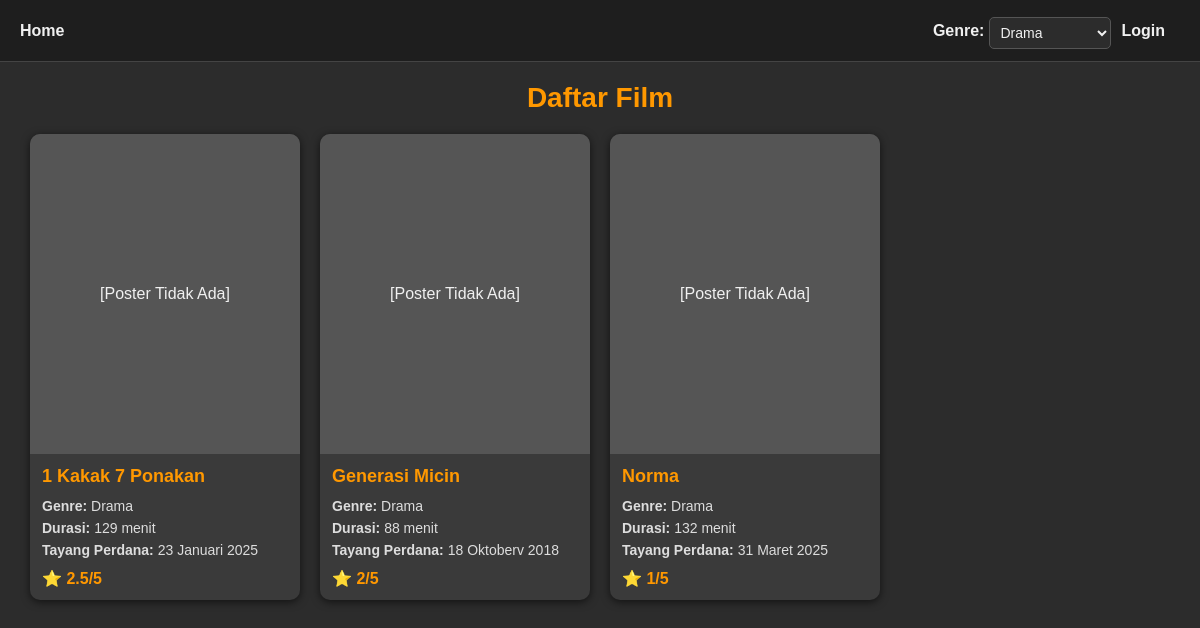
/index.php?genre=Drama, run on the app's committed database.
### tables this page shows
CREATE TABLE films(
id INTEGER PRIMARY KEY AUTOINCREMENT,
judul TEXT NOT NULL,
genre TEXT NOT NULL,
durasi TEXT NOT NULL,
jadwal TEXT NOT NULL,
sinopsis TEXT,
poster TEXT,
trailer TEXT
);

### index.php (the view, shortened to what this page needs)
<?php
    $db = new PDO("sqlite:listfilm.db");
    $filter_genre = $_GET['genre'] ?? '';
    $query = "SELECT * FROM films";
    $params = [];
    if ($filter_genre) {
        $query .= " WHERE genre = :genre";
        $params[':genre'] = $filter_genre;
    }
    $stmt = $db->prepare($query);
    $stmt->execute($params);
    $films = $stmt->fetchAll(PDO::FETCH_ASSOC);
    $ratings = [];
    $stmt = $db->query("SELECT * FROM ratings");
    while ($row = $stmt->fetch(PDO::FETCH_ASSOC)) {
        $ratings[$row['film_id']][] = $row;
    }
    $avgRatings = [];
    foreach ($films as $f) {
        if (!empty($ratings[$f['id']])) {
            $sum = array_sum(array_column($ratings[$f['id']], 'rating'));
            $avgRatings[$f['id']] = $sum / count($ratings[$f['id']]);
        } else {
            $avgRatings[$f['id']] = 0;
        }
    }
    usort($films, function($a, $b) use ($avgRatings) {
        return $avgRatings[$b['id']] <=> $avgRatings[$a['id']];
    });
    $genreList = $db->query("SELECT DISTINCT genre FROM films ORDER BY genre ASC")->fetchAll(PDO::FETCH_COLUMN);
?>
<!DOCTYPE html>
<html lang="id">
<head>
</head>
<body>
<div class="topbar">
    <div>
        <a href="index.php">Home</a>
    </div>
    <div style="display:flex; align-items:center; gap:10px;">
        <form method="get" style="margin:0; display:flex; align-items:center; gap:5px;">
            <label style="font-weight:bold; color:#f0f0f0;">Genre:</label>
            <select name="genre" onchange="this.form.submit()">
                <?php foreach ($genreList as $genre): ?>
                    <option
                        value="<?php echo htmlspecialchars($genre); ?>"
                        <?php echo ($filter_genre === $genre) ? 'selected' : ''; ?>
                    >
                        <?php echo htmlspecialchars($genre); ?>
                        <!-- Menetapkan genre yang dikirim ketika opsi genre seperti horor dipilih.
                        mengecek apakah genre sama dengan yang difilter -->
                    </option>
                <?php endforeach; ?>
            </select>
        </form>
        <?php if (isset($_SESSION['username'])): ?>
            <span>Halo, <?php echo htmlspecialchars($_SESSION['username']); ?></span>
            <a href="logout.php" style="color:red;margin-left:10px;">Logout</a>
        <?php else: ?>
            <a href="login.php">Login</a>
        <?php endif; ?>
    </div>
</div>
<h2>Daftar Film</h2>
<?php if ($films): ?>
<div class="film-grid">
    <?php foreach ($films as $film): ?>
    <div class="film-card">
        <?php
            $safeName = strtolower(str_replace(" ", "_", $film['judul']));
            $posterPath = "uploads/" . $safeName . ".jpg";
            if (file_exists($posterPath)) {
                echo "<img src='".$posterPath."' alt='".htmlspecialchars($film['judul'])."'>";
            } else {
                echo "<div style='height:320px; display:flex; align-items:center; justify-content:center; background:#555; color:#f0f0f0;'>[Poster Tidak Ada]</div>";
            }
        ?>
        <div class="film-content">
            <h3><a href="detail_film.php?id=<?php echo $film['id']; ?>"><?php echo htmlspecialchars($film['judul']); ?></a></h3>
            <p><strong>Genre:</strong> <?php echo htmlspecialchars($film['genre']); ?></p>
            <p><strong>Durasi:</strong> <?php echo htmlspecialchars($film['durasi']); ?> menit</p>
            <p><strong>Tayang Perdana:</strong> <?php echo htmlspecialchars($film['jadwal']); ?></p>
            <?php
            if ($avgRatings[$film['id']] > 0) {
                echo "<div class='rating-box'>⭐ " . round($avgRatings[$film['id']],1) . "/5</div>";
            } else {
                echo "<i>Belum ada rating</i>";
            }
            ?>
        </div>
    </div>
    <?php endforeach; ?>
</div>
<?php else: ?>
<p style="text-align:center; font-size:18px;">Belum ada film.</p>
<?php endif; ?>
</body>
</html>

### index.php (style rules this page uses)
body { font-family: Arial, sans-serif; margin:0; background:#2c2c2c; color:#f0f0f0; }
.topbar { background:#1e1e1e; padding:12px 20px; display:flex; justify-content:space-between; align-items:center; border-bottom:1px solid #444; }
.topbar a, .topbar span { color:#f0f0f0; margin-right:15px; text-decoration:none; font-weight:bold; }
h2 { text-align:center; margin:20px 0; font-size:28px; color:#ff9800; }
.film-grid { display:grid; grid-template-columns: repeat(auto-fill, minmax(220px, 1fr)); gap:20px; width:95%; margin:20px auto; }
.film-card { background:#3a3a3a; border-radius:10px; box-shadow:0 2px 8px rgba(0,0,0,0.6); overflow:hidden; transition:transform 0.3s; display:flex; flex-direction:column; }
.film-content { padding:12px; flex:1; display:flex; flex-direction:column; justify-content:space-between; }
.film-content h3 { font-size:18px; margin:0 0 8px 0; color:#ff9800; }
.film-content h3 a { text-decoration:none; color:#ff9800; }
.film-content p { margin:3px 0; font-size:14px; color:#ddd; }
.rating-box { margin-top:8px; font-weight:bold; color:#ff9800; }
form { margin-top:10px; }
select, textarea { width:100%; padding:6px; border:1px solid #555; border-radius:5px; background:#2c2c2c; color:#f0f0f0; margin-top:5px; font-size:14px; }

### data on the page
films: shows "[Poster Tidak Ada]", judul "1 Kakak 7 Ponakan", genre "Drama", durasi "129", jadwal "23 Januari 2025", id "2.5"
films: shows "[Poster Tidak Ada]", judul "Generasi Micin", genre "Drama", durasi "88", jadwal "18 Oktoberv 2018", id "2"
films: shows "[Poster Tidak Ada]", judul "Norma", genre "Drama", durasi "132", jadwal "31 Maret 2025", id "1"

### other printed values
form field genre "Drama"
